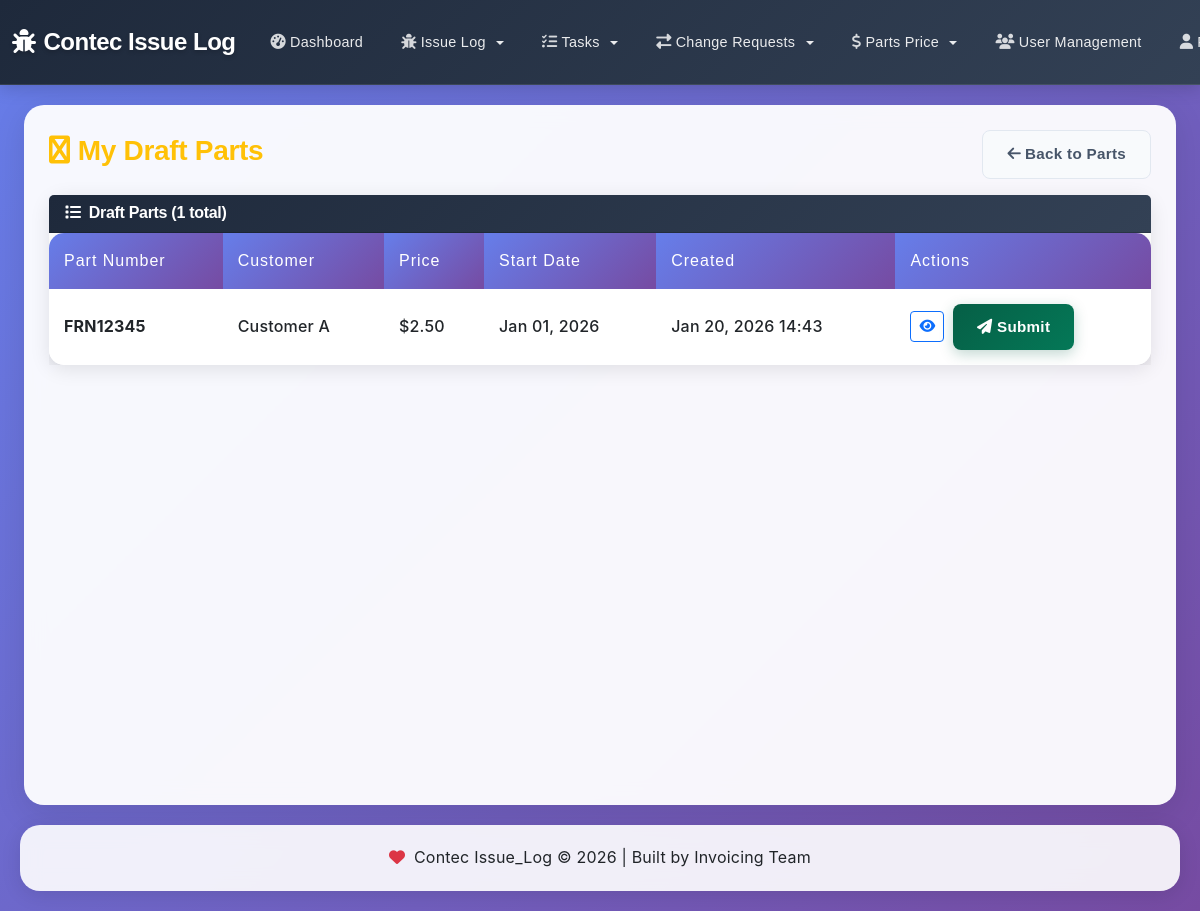
The app's page /parts/my-drafts/ (signed in) with its own data.
### price_book/models.py (models this page shows, shortened)
class PartPrice(models.Model):
    STATUS_CHOICES = [
        ('draft', 'Draft'),
        ('submitted', 'Submitted for Review'),
        ('reviewed', 'Reviewed'),
        ('approved', 'Approved'),
        ('rejected', 'Rejected'),
    ]
    customer = models.ForeignKey(Customer, on_delete=models.PROTECT, related_name='part_prices')
    partnumber = models.CharField(max_length=100, db_index=True)
    price = models.DecimalField(max_digits=10, decimal_places=2, validators=[MinValueValidator(0)])
    startdate = models.DateField(db_index=True)
    enddate = models.DateField(null=True, blank=True)
    margin = models.DecimalField(max_digits=5, decimal_places=2, default=0,
                                 validators=[MinValueValidator(0), MaxValueValidator(100)])
    po_number = models.ForeignKey(PONumber, on_delete=models.SET_NULL, null=True, blank=True, related_name='part_prices')
    so_number = models.ForeignKey(SONumber, on_delete=models.SET_NULL, null=True, blank=True, related_name='part_prices')
    created_by = models.ForeignKey(User, on_delete=models.PROTECT, related_name='created_parts')
    created_date = models.DateTimeField(auto_now_add=True, db_index=True)
    updated_date = models.DateTimeField(auto_now=True)
    remarks = models.TextField(blank=True)
    status = models.CharField(max_length=20, choices=STATUS_CHOICES, default='draft', db_index=True)
    reviewer = models.ForeignKey(User, on_delete=models.PROTECT, related_name='reviewed_parts', null=True, blank=True)
    reviewer_date = models.DateTimeField(null=True, blank=True)
    approver = models.ForeignKey(User, on_delete=models.PROTECT, related_name='approved_parts', null=True, blank=True)
    approver_date = models.DateTimeField(null=True, blank=True)
    is_active = models.BooleanField(default=True, db_index=True)
    class Meta:
        ordering = ['-created_date']
        indexes = [
            models.Index(fields=['customer', 'partnumber', 'is_active']),
            models.Index(fields=['status', 'is_active']),
            models.Index(fields=['-created_date']),
            models.Index(fields=['startdate', 'enddate']),
        ]

class Customer(models.Model):
    name = models.CharField(max_length=100, unique=True, db_index=True)
    created_at = models.DateTimeField(auto_now_add=True)
    class Meta:
        ordering = ['name']

### price_book/views.py (the view)
# urls.py: path('my-drafts/', views.my_drafts, name='my_drafts'),
@login_required
def my_drafts(request):
    parts = PartPrice.objects.filter(created_by=request.user, status='draft', is_active=True).select_related('customer', 'po_number', 'so_number')
    paginator = Paginator(parts, 50)
    page_number = request.GET.get('page')
    page_obj = paginator.get_page(page_number)
    return render(request, 'price_book/my_drafts.html', {
        'page_obj': page_obj,
    })

### price_book/templates/price_book/my_drafts.html
{% extends 'base/base.html' %}
{% block content %}
<div class="d-flex justify-content-between align-items-center mb-3">
    <h1 class="h3 fw-bold text-warning">
        <i class="fas fa-draft2digital me-2"></i>My Draft Parts
    </h1>
    <a href="{% url 'part_list' %}" class="btn btn-light btn-sm">
        <i class="fas fa-arrow-left me-1"></i>Back to Parts
    </a>
</div>
<div class="card">
    <div class="card-header bg-warning text-dark">
        <h5 class="mb-0"><i class="fas fa-list me-2"></i>Draft Parts ({{ page_obj.paginator.count }} total)</h5>
    </div>
    <div class="card-body p-0">
        {% if page_obj %}
            <div class="table-responsive">
                <table class="table table-hover mb-0">
                    <thead>
                        <tr>
                            <th>Part Number</th>
                            <th>Customer</th>
                            <th>Price</th>
                            <th>Start Date</th>
                            <th>Created</th>
                            <th>Actions</th>
                        </tr>
                    </thead>
                    <tbody>
                        {% for part in page_obj %}
                        <tr>
                            <td><strong>{{ part.partnumber }}</strong></td>
                            <td>{{ part.customer.name }}</td>
                            <td>${{ part.price }}</td>
                            <td>{{ part.startdate|date:"M d, Y" }}</td>
                            <td>{{ part.created_date|date:"M d, Y H:i" }}</td>
                            <td>
                                <a href="{% url 'part_detail' part.pk %}" class="btn btn-sm btn-outline-primary me-1">
                                    <i class="fas fa-eye"></i>
                                </a>
                                <a href="{% url 'part_submit' part.pk %}" class="btn btn-sm btn-success">
                                    <i class="fas fa-paper-plane"></i> Submit
                                </a>
                            </td>
                        </tr>
                        {% endfor %}
                    </tbody>
                </table>
            </div>
        {% else %}
            <div class="text-center py-5">
                <i class="fas fa-inbox fa-3x text-muted mb-3"></i>
                <h5 class="text-muted">No draft parts found</h5>
                <p class="text-muted">Upload a CSV file to see your draft parts here.</p>
            </div>
        {% endif %}
    </div>
</div>
{% endblock %}

### base/templates/base/base.html (style rules this page uses)
:root { --primary-gradient: linear-gradient(135deg, #667eea 0%, #764ba2 100%); --secondary-gradient: linear-gradient(135deg, #f093fb 0%, #f5576c 100%); --success-gradient: linear-gradient(135deg, #4facfe 0%, #00f2fe 100%); --warning-gradient: linear-gradient(135deg, #43e97b 0%, #38f9d7 100%); --danger-gradient: linear-gradient(135deg, #fa709a 0%, #fee140 100%); --info-gradient: linear-gradient(135deg, #a8edea 0%, #fed6e3 100%); --dark-gradient: linear-gradient(135deg, #2c3e50 0%, #34495e 100%); }
html { overflow-x: hidden; max-width: 100%; }
body { background: linear-gradient(135deg, #667eea 0%, #764ba2 100%); background-attachment: fixed; min-height: 100vh; font-family: 'Poppins', -apple-system, BlinkMacSystemFont, 'Segoe UI', Roboto, sans-serif; font-weight: 400; line-height: 1.6; letter-spacing: 0.3px; overflow-x: hidden; max-width: 100%; }
.card { border: none; border-radius: 15px; box-shadow: 0 4px 20px rgba(0, 0, 0, 0.1); transition: transform 0.3s ease, box-shadow 0.3s ease; }
.btn-success { background: linear-gradient(135deg, #065f46 0%, #047857 100%); border: none; border-radius: 8px; padding: 12px 24px; font-weight: 600; font-size: 0.95rem; transition: all 0.3s cubic-bezier(0.4, 0, 0.2, 1); box-shadow: 0 4px 14px rgba(6, 95, 70, 0.25); }
.btn-light { background: #f8fafc; border: 1px solid #e2e8f0; border-radius: 8px; padding: 12px 24px; font-weight: 600; font-size: 0.95rem; color: #475569; transition: all 0.3s cubic-bezier(0.4, 0, 0.2, 1); }
.table { border-radius: 15px; overflow: hidden; box-shadow: 0 4px 20px rgba(0, 0, 0, 0.1); }
.table thead th { background: var(--primary-gradient); color: white; border: none; font-weight: 500; padding: 15px; }
.table tbody tr { transition: all 0.3s ease; }
.table tbody td { border: none; padding: 15px; vertical-align: middle; }
.card-header { background: linear-gradient(135deg, #1e293b 0%, #334155 100%) !important; color: white !important; }
h1, h2, h3, h4, h5, h6 { font-family: 'Poppins', sans-serif; font-weight: 600; letter-spacing: -0.3px; line-height: 1.3; }
h1 { font-size: 1.875rem; font-weight: 700; }
h5 { font-size: 1rem; font-weight: 600; }
p, span, div { font-family: 'Inter', sans-serif; letter-spacing: 0.2px; }
.table thead th { font-family: 'Poppins', sans-serif; letter-spacing: 1px; }
.table tbody td { font-family: 'Inter', sans-serif; font-weight: 500; letter-spacing: 0.2px; }
.btn { font-family: 'Poppins', sans-serif; letter-spacing: 0.3px; }

### records on screen
PartPrice: partnumber "FRN12345", customer.name "Customer A", price "2.50", startdate "Jan 01, 2026", created_date "Jan 20, 2026 14:43"

### other values on screen
{{ page_obj.paginator.count }} "1"
